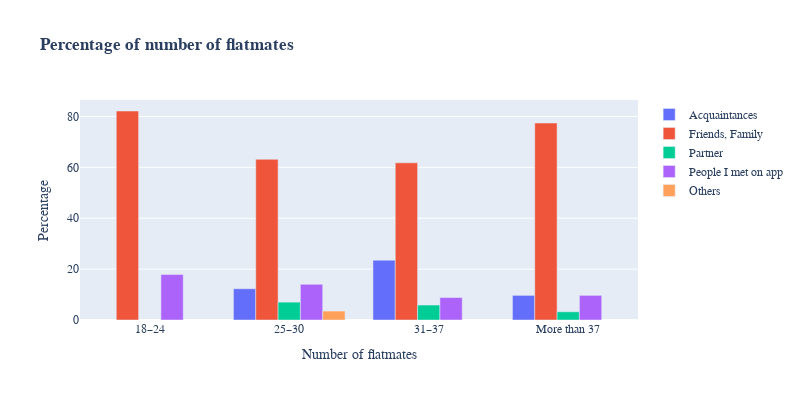

Notebook source saved alongside this figure:
### Markdown cell above
Regarding the kind of flatmates that respondants have, most of them (71%) live with friends or family. Both Acquaintances and People met on an app stand ot for a 15% of the total individuals. People living with parners represent a 5% of the individuals sharing their flat. 

Per ages groups, it can be observed in the graph below that younger individuals tend to share more their spaces with people they met on apps.

### Code cell
relationship_ages = pd.DataFrame(df.groupby(["relationship", "age"])["relationship"].agg(total="count"))
relationship_ages = relationship_ages / relationship_ages.groupby(level=1).sum() * 100 #Calculating percentages over age groups
unstack = relationship_ages["total"].unstack()
unstack.loc["total"] = unstack.sum()
unstack.loc["percentage"] = 0
labels = list(unstack.columns)
fig = go.Figure(data=[
        go.Bar(name='Acquaintances', x=labels, y=unstack.iloc[0,:]),
        go.Bar(name='Friends, Family', x=labels, y=unstack.iloc[1,:]),
        go.Bar(name='Partner', x=labels, y=unstack.iloc[3,:]),
        go.Bar(name='People I met on app', x=labels, y=unstack.iloc[4,:]),
        go.Bar(name='Others', x=labels, y=unstack.iloc[2,:])])
    # Change the bar mode

fig.update_layout(barmode='group', width=800, height=400,
    title="<b>Percentage of number of flatmates</b>",
    xaxis_title="Number of flatmates",
    yaxis_title="Percentage",
    font=dict(
        family="Courier New, monospace",
        size=12
    ))

### Figure 1 — Plotly figure (JSON) as saved in the notebook; plotly's stock layout.template omitted (floating-point values rounded to 4 significant figures)
{"data": [{"name": "Acquaintances", "type": "bar", "x": ["18–24", "25–30", "31–37", "More than 37"], "y": [null, 12.28, 23.53, 9.677]}, {"name": "Friends, Family", "type": "bar", "x": ["18–24", "25–30", "31–37", "More than 37"], "y": [82.14, 63.16, 61.76, 77.42]}, {"name": "Partner", "type": "bar", "x": ["18–24", "25–30", "31–37", "More than 37"], "y": [null, 7.018, 5.882, 3.226]}, {"name": "People I met on app", "type": "bar", "x": ["18–24", "25–30", "31–37", "More than 37"], "y": [17.86, 14.04, 8.824, 9.677]}, {"name": "Others", "type": "bar", "x": ["18–24", "25–30", "31–37", "More than 37"], "y": [null, 3.509, null, null]}], "layout": {"barmode": "group", "font": {"family": "Courier New, monospace", "size": 12}, "height": 400, "title": {"text": "<b>Percentage of number of flatmates</b>"}, "width": 800, "xaxis": {"title": {"text": "Number of flatmates"}}, "yaxis": {"title": {"text": "Percentage"}}}}
